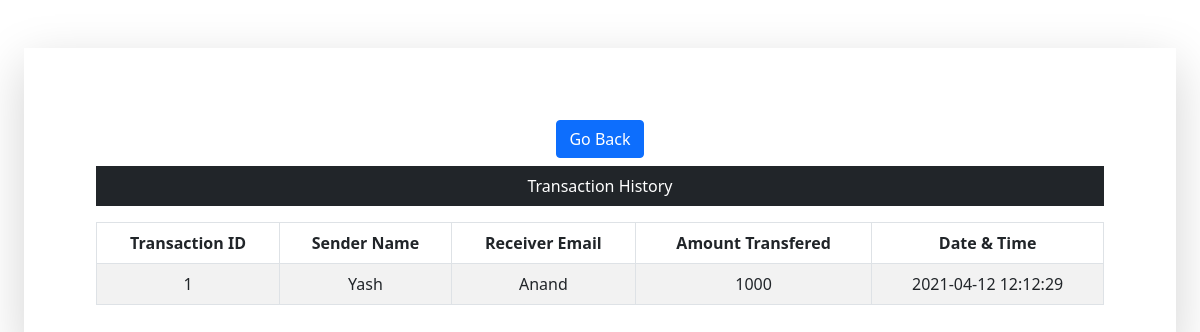
Page /transaction_history.php?cid=Yash on the committed database.
### tables this page shows
CREATE TABLE `transaction_tb` (
  `transaction_id` int(11) NOT NULL,
  `sender` varchar(60) NOT NULL,
  `receiver` varchar(60) NOT NULL,
  `balance` bigint(100) NOT NULL,
  `date_time` timestamp NOT NULL DEFAULT current_timestamp()
);

### transaction_history.php (the view, shortened to what this page needs)
<?php
include('dbConnection.php');
?>
<!DOCTYPE html>
<html lang="en">
<head>
    <link rel="stylesheet" href="css/bootstrap.min.css">
    <link rel="stylesheet" href="css/all.min.css">
</head>
<body>
<div class="mx-4 shadow-lg p-4 mt-5 mb-5">
  <div class="mx-5 mt-5 text-center">
  <div class="form-group mb-2">
    <a class="btn btn-primary" href="customer.php">Go Back</a>
  </div>
      <div class="table-responsive">
        <p class="bg-dark text-white text-center p-2">Transaction History</p>
          <table class="col-md-12 table table-striped table-bordered table-fixed">
            <thead>
              <tr>
                <th scope="col">Transaction ID</th>
                <th scope="col">Sender Name</th>
                <th scope="col">Receiver Email</th>
                <th scope="col">Amount Transfered</th>
                <th scope="col">Date & Time</th>
              </tr>
            </thead>
            <tbody>
              <tr>
              <?php
              $sid = $_GET['cid'];
                $sql = "SELECT * FROM transaction_tb WHERE sender = '$sid' ";
                $result = mysqli_query($conn,$sql);
                if($result->num_rows > 0) {
                while ($row = mysqli_fetch_object($result)) { ?>
                  <td><?php echo $row->transaction_id ?></td>
                  <td><?php echo $row->sender ?></td>
                  <td><?php echo $row->receiver ?></td>
                  <td><?php echo $row->balance ?></td>
                  <td><?php echo $row->date_time ?></td>
              </tr>
            <?php }
              } else {
                echo '<div class="alert alert-warning alert-dismissible fade show" role="alert">
                <strong>Ohhhh!</strong> No transaction has been made yet!
                <button type="button" class="btn-close" data-bs-dismiss="alert" aria-label="Close"></button>
                </div>';
              }
            ?>
          </tbody>
        </table>
      </div>
  </div>
</div>
</body>
</html>

### rows in the picture
transaction_tb: transaction_id "1", sender "Yash", receiver "Anand", balance "1000", date_time "2021-04-12 12:12:29"
